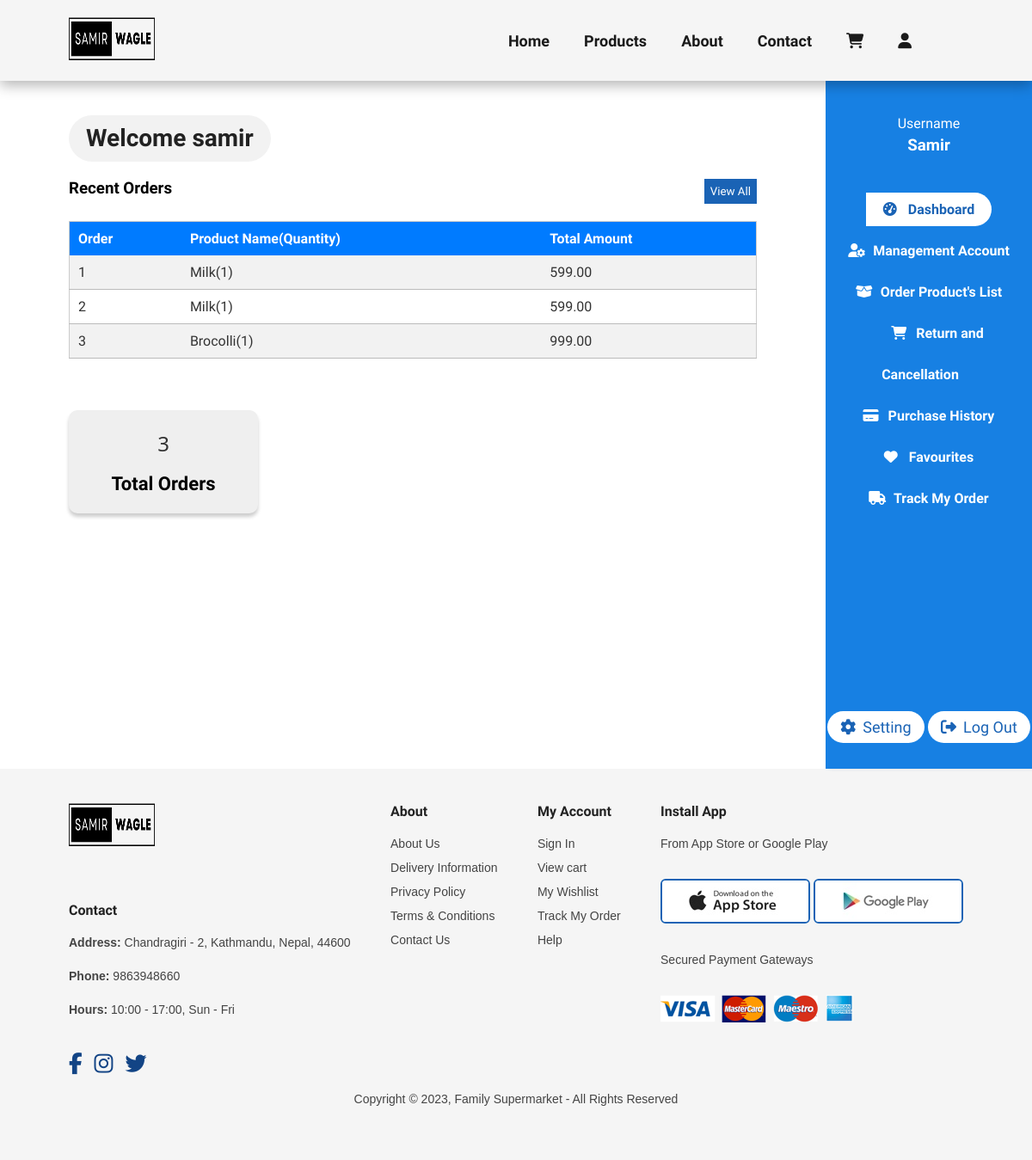
Screenshot of /customer.php (signed in) with the database file from the repository.
### tables this page shows
CREATE TABLE `form` (
  `id` int(11) NOT NULL,
  `name` varchar(60) NOT NULL,
  `email` varchar(50) NOT NULL,
  `password` varchar(50) NOT NULL,
  `phone` bigint(11) NOT NULL
);

CREATE TABLE `orders` (
  `order_id` int(11) NOT NULL,
  `product_id` int(11) DEFAULT NULL,
  `customer_id` int(11) NOT NULL,
  `username` varchar(50) NOT NULL,
  `email` varchar(50) NOT NULL,
  `phone` bigint(15) NOT NULL,
  `address` varchar(100) NOT NULL,
  `payment_mode` varchar(50) NOT NULL,
  `products` varchar(500) NOT NULL,
  `paid_amount` float(10,2) NOT NULL
);

### customer.php (the view, shortened to what this page needs)
<?php
    include "header.php";
?>
<?php
    include 'dbconnect.php';
if(isset($_SESSION['customer_id'])) {
    $customer_id = $_SESSION['customer_id'];
    $customer_query = mysqli_query($conn, "SELECT * FROM form WHERE id = '$customer_id'");
    $customerData = mysqli_fetch_assoc($customer_query);
} else {
    echo "User ID is not set";
    header('location: login.php');
}
?>
<section id="dashboard">
    <div class="left-dash-sec section-p1">
        <h2>Welcome <?php echo $customerData['name'] ?></h2>
        <div class="recent-order">
                <div class="order-head">
                    <h3>Recent Orders</h3>
                    <button onclick="allOrders.php">View All</button>
                </div>
                <div class="container">
                    <table class="user-table">
                        <tr>
                            <th>Order</th>
                            <th>Product Name(Quantity)</th>
                            <th>Total Amount</th>
                        </tr>
                        <?php
                        $sql = "SELECT * FROM orders WHERE customer_id = '$customer_id' LIMIT 5";
                        $result = mysqli_query($conn, $sql);
                        if (mysqli_num_rows($result) > 0) {
                            $counter = 1;
                            while ($row = mysqli_fetch_assoc($result)) {
                                $products = $row['products'];
                                $totalAmount = $row['paid_amount'];
                                echo '<tr>';
                                echo '<td>' . $counter . '</td>';
                                echo '<td>' . $products . '</td>';
                                echo '<td>' . $totalAmount . '</td>';
                                echo '</tr>';
                                $counter++;
                            }
                        } else {
                            echo '<tr><td colspan="4">No recent orders found.</td></tr>';
                        }
                        $totalOrders = mysqli_num_rows($result);
                        ?>
                    </table>
                </div>
            </div>
            <div class="total-details-con">
                <div class="total-details">
                    <p><?php echo "$totalOrders" ?></p>
                    <h3>Total Orders</h3>
                </div>
            </div>
    </div>
    <div class="right-dash-sec-customer">
        <div class="sidebar">
            <div class='name'>
                <span>Username</span>
                <h3><?php echo $customerData['name'] ?></h3>
            </div>
            <nav>
                <ul>
                    <li><a class="active" href="customer.php"><i class="fas fa-tachometer-alt"></i> Dashboard</a></li>
                    <li><a href="#"><i class="fas fa-user-cog"></i> Management Account</a></li>
                    <li><a href="allOrders.php"><i class="fas fa-box-open"></i> Order Product's List</a></li>
                    <li><a href="#"><i class="fas fa-shopping-cart"></i> Return and Cancellation</a></li>
                    <li><a href="#"><i class="fas fa-credit-card"></i> Purchase History</a></li>
                    <li><a href="#"><i class="fas fa-heart"></i> Favourites</a></li>
                    <li><a href="#"><i class="fas fa-truck"></i> Track My Order</a></li>
                </ul>
            </nav>
            <div class="setting">
                <a href="#"><i class="fa-solid fa-gear"></i>Setting</a>
                <a href="customerLogout.php" ><i class="fa-solid fa-right-from-bracket"></i>Log Out</a>
            </div>
        </div>
    </div>
</section>
<footer class="section-p1">
        <div class="col">
            <a href="index.php"><img class="logo" src="./img/logo.png" alt="logo"></a>
            <h4>Contact</h4>
            <p> <strong>Address:</strong> Chandragiri - 2, Kathmandu, Nepal, 44600 </p>
            <p> <strong>Phone:</strong> 9863948660</p>
            <p> <strong>Hours:</strong> 10:00 - 17:00, Sun - Fri</p>
            <div class="follow">
                <i class="fa-brands fa-facebook-f"></i>
                <i class="fa-brands fa-instagram"></i>
                <i class="fa-brands fa-twitter"></i>
            </div>
        </div>
        <div class="col">
            <h4>About</h4>
            <a href="about.php">About Us</a>
            <a href="#">Delivery Information</a>
            <a href="#">Privacy Policy</a>
            <a href="termsCondtions.php">Terms & Conditions</a>
            <a href="contact.php">Contact Us</a>
        </div>
        <div class="col">
            <h4>My Account</h4>
            <a href="login.php">Sign In</a>
            <a href="cart.php">View cart</a>
            <a href="#">My Wishlist</a>
            <a href="#">Track My Order</a>
            <a href="#">Help</a>
        </div>
        <div class="col install">
            <h4>Install App</h4>
            <p>From App Store or Google Play</p>
            <div class="row">
                <img src="img/pay/app.jpg" alt="apple_store">
                <img src="img/pay/play.jpg" alt="googlePlay_store">
            </div>
            <p>Secured Payment Gateways</p>
            <img src="img/pay/pay.png" alt="payment methods">
        </div>
        <div class="copyright">
            <p>Copyright © 2023, Family Supermarket - All Rights Reserved</p>
        </div>
    </footer>
<?php include "footer.php" ?>

### css/styles.css (style rules this page uses)
* { margin: 0; padding: 0; box-sizing: border-box; font-family: 'League Spartan', sans-serif; }
h2 { font-size: 46px; line-height: 54px; color: #222; }
h4 { font-size: 20px; color: #222 }
p { font-size: 16px; color: #5f5f5f; margin: 15px 0 20px 0; font-family: 'Segoe UI', Tahoma, Geneva, Verdana, sans-serif; }
.section-p1 { padding: 40px 80px; }
body { width: 100%; }
.logo { height: 50px; width: 100px; }
footer { display: flex; flex-wrap: wrap; justify-content: space-between; background-color: #F5F5F5; }
footer .col { display: flex; flex-direction: column; align-items: flex-start; margin-bottom: 20px; }
footer .logo { margin-bottom: 50px; }
footer h4 { font-size: 16px; padding-bottom: 20px; }
footer p { font-family: Arial, Helvetica, sans-serif; font-size: 14px; margin: 0 0 8px 0; color: #444444; }
footer p strong { font-family: Arial, Helvetica, sans-serif; font-size: 14px; }
footer a { font-family: Arial, Helvetica, sans-serif; font-size: 14px; text-decoration: none; color: #444444; margin-bottom: 12px; }
footer .follow { margin-top: 20px; }
footer .follow i { padding-right: 10px; cursor: pointer; font-size: 25px; color: #124485; }
footer .install .row img { border: 2px solid #1a63b5; border-radius: 6px; }
footer .install img { margin: 10px 0 30px 0; }
footer .copyright { width: 100%; text-align: center; }
.front h4, h2, p { padding-bottom: 15px; }
#cart th, td { padding: 10px; border-bottom: 1px solid #bbbbbb; color: #333; }
#dashboard { display: flex; justify-content: space-between; width: 100%; }
.left-dash-sec { width: 80%; }
.right-dash-sec-customer { position: static; width: 20%; }
.left-dash-sec h2 { font-size: 28px; background: #f2f2f2; display: inline-block; padding: 0 20px; border-radius: 50px; }
.sidebar { background-color: #1780e3; height: 100vh; color: #fff; padding-top: 40px; position: relative; display: flex; flex-direction: column; box-shadow: 4px 0px 4px rgba(0, 0, 0, 0.1); text-align: center; }
.sidebar nav { display: flex; flex-direction: column; }
.sidebar nav ul { margin-top: 40px; list-style: none; }
.sidebar nav li a { text-decoration: none; color: #fff; font-size: 16px; padding: 0 20px; line-height: 3; font-weight: 700; transition: 0.3s; }
.sidebar nav a.active, .sidebar nav a:hover { background-color: white; border-radius: 50px; color: #1a63b5; padding: 10px 20px; white-space: nowrap; border-top-left-radius: 0; border-bottom-left-radius: 0; }
.sidebar nav li a i { margin-right: 15px; max-width: 10px; }
.name { text-align: center; }
.name h3 { margin-top: 5px; text-transform: capitalize; }
.setting { display: flex; justify-content: space-around; margin-top: auto; align-items: center; margin-bottom: 30px; }
.setting a { color: #1a63b5; font-size: 18px; background-color: #ffffff; border-radius: 50px; border: none; outline: none; cursor: pointer; padding: 8px 15px; text-decoration: none; }
.setting a i { margin-right: 8px; }
.recent-order { margin-top: 20px; }
.recent-order .order-head { display: flex; justify-content: space-between; margin: 20px 0; }
.order-head button { padding: 7px; background-color: #1a63b5; color: #fff; border: none; }

### css/admin.css (style rules this page uses)
.mng-pro th, td { padding: 10px; border-bottom: 1px solid #bbbbbb; }
.user-table { width: 100%; border-collapse: collapse; background-color: #fff; border: 1px solid #ccc; }
.user-table th, .user-table td { padding: 10px; text-align: left; }
.user-table th { background-color: #007bff; color: #fff; }
.user-table tr:nth-child(even) { background-color: #f2f2f2; }
.total-details-con { display: flex; justify-content: space-between; }
.total-details { display: flex; flex-direction: column; justify-content: space-around; background-color: #efefef; padding: 20px; border-radius: 10px; box-shadow: 0 4px 4px rgba(0, 0, 0, 0.2); text-align: center; width: 220px; height: 120px; margin-top: 60px; }
.total-details p { font-size: 24px; margin: 0; color: #333; }
.total-details h3 { font-size: 22px; margin: 0; }

### rows the page displays
form: name "samir", name "Samir"
orders: products "Milk(1)", paid_amount "599.00"
orders: products "Milk(1)", paid_amount "599.00"
orders: products "Brocolli(1)", paid_amount "999.00"

### other values shown
$totalOrders "3"
